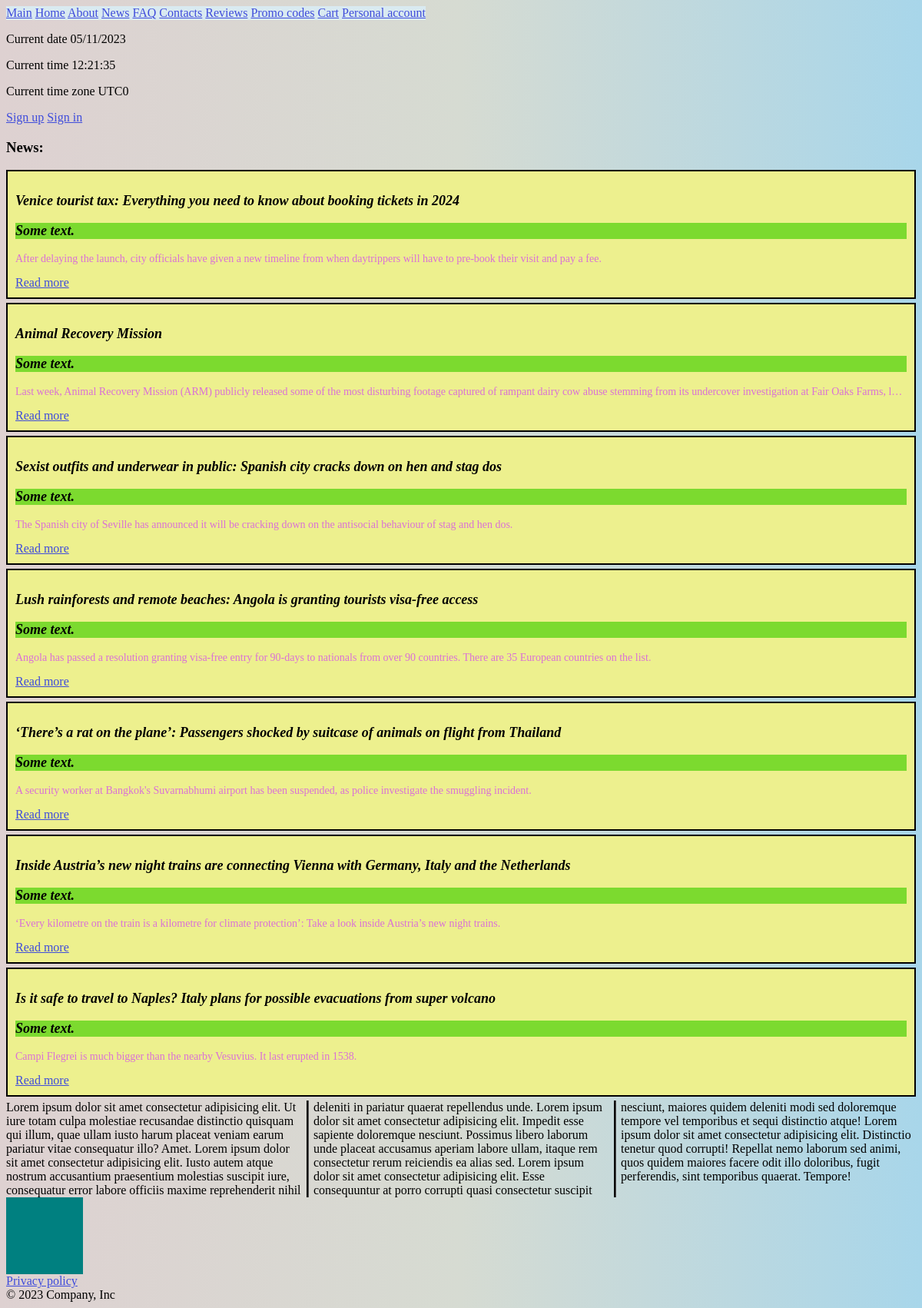
Screenshot of /info/news with the database file from the repository.
### info/models.py (models this page shows)
class News(models.Model):
    name = models.CharField(max_length=100)
    brief_description = models.CharField(max_length=200)
    url = models.URLField()

### info/views.py (the view)
# urls.py: path('news', views.news_view, name='news_view'),
def news_view(request):
    news = News.objects.all()
    return render(request, "news.html", {'news': news})

### info/templates/news.html (shortened to what this page needs)
{% extends "base.html" %}
{% load static %}
{% block additional_head %}
<link href="{% static 'css/news.css' %}" rel="stylesheet">
{% endblock %}
{% block content %}
<h3>News:</h3>
<section>
    {% for n in news %}
    <article class="news" itemscope itemtype="https://schema.org/NewsArticle">
        <div>
            <h3 itemprop="headline">{{ n.name }}</h3>
        </div>
        <h3>Some text.</h3>
        <div class="news_description">
            <p class="clip" itemprop="description">{{ n.brief_description }}</p>
        </div>
        <a href={{ n.url }}>Read more</a>
    </article>
    {% endfor %}
</section>
<div class="container">Lorem ipsum dolor sit amet consectetur adipisicing elit. Ut iure totam culpa molestiae recusandae
    distinctio quisquam qui illum, quae ullam iusto harum placeat veniam earum pariatur vitae consequatur illo? Amet.
    Lorem ipsum dolor sit amet consectetur adipisicing elit. Iusto autem atque nostrum accusantium praesentium molestias
    suscipit iure, consequatur error labore officiis maxime reprehenderit nihil deleniti in pariatur quaerat repellendus
    unde. Lorem ipsum dolor sit amet consectetur adipisicing elit. Impedit esse sapiente doloremque nesciunt. Possimus
    libero laborum unde placeat accusamus aperiam labore ullam, itaque rem consectetur rerum reiciendis ea alias sed.
    Lorem ipsum dolor sit amet consectetur adipisicing elit. Esse consequuntur at porro corrupti quasi consectetur
    suscipit nesciunt, maiores quidem deleniti modi sed doloremque tempore vel temporibus et sequi distinctio atque!
    Lorem ipsum dolor sit amet consectetur adipisicing elit. Distinctio tenetur quod corrupti! Repellat nemo laborum sed
    animi, quos quidem maiores facere odit illo doloribus, fugit perferendis, sint temporibus quaerat. Tempore!</div>
<div id="box"></div>
{% endblock %}

### static/css/base.css (style rules this page uses)
a:link { color: rgb(63, 76, 219); }
a { cursor: pointer; }
body { background: linear-gradient(90deg, #ded1d1,#d6dbd2,#a8d6ea) }

### static/css/news.css (style rules this page uses)
.news { background-color: #edf08e; padding: 10px; margin-bottom: 5px; border: 2px; border-style: solid; }
article>h3 { background-color: rgb(124, 218, 47); }
article h3 { font-size: 18px; font-style: italic; }
div.news_description { font-size: 14px; color: orchid; }
#box { width: 100px; height: 100px; background-color: teal; }
.container { columns: 150px 3; column-rule-style: groove; }
p.clip { white-space: nowrap; overflow: hidden; text-overflow: ellipsis; }

### rows the page displays
News: name "Venice tourist tax: Everything you need to know about booking tickets in 2024", brief_description "After delaying the launch, city officials have given a new timeline from when daytrippers will have to pre-book their visit and pay a fee."
News: name "Animal Recovery Mission", brief_description "Last week, Animal Recovery Mission (ARM) publicly released some of the most disturbing footage captured of rampant dairy cow abuse stemming from its undercover investigation at Fair Oaks Farms, l…"
News: name "Sexist outfits and underwear in public: Spanish city cracks down on hen and stag dos", brief_description "The Spanish city of Seville has announced it will be cracking down on the antisocial behaviour of stag and hen dos."
News: name "Lush rainforests and remote beaches: Angola is granting tourists visa-free access", brief_description "Angola has passed a resolution granting visa-free entry for 90-days to nationals from over 90 countries. There are 35 European countries on the list."
News: name "‘There’s a rat on the plane’: Passengers shocked by suitcase of animals on flight from Thailand", brief_description "A security worker at Bangkok's Suvarnabhumi airport has been suspended, as police investigate the smuggling incident."
News: name "Inside Austria’s new night trains are connecting Vienna with Germany, Italy and the Netherlands", brief_description "‘Every kilometre on the train is a kilometre for climate protection’: Take a look inside Austria’s new night trains."
News: name "Is it safe to travel to Naples? Italy plans for possible evacuations from super volcano", brief_description "Campi Flegrei is much bigger than the nearby Vesuvius. It last erupted in 1538."
